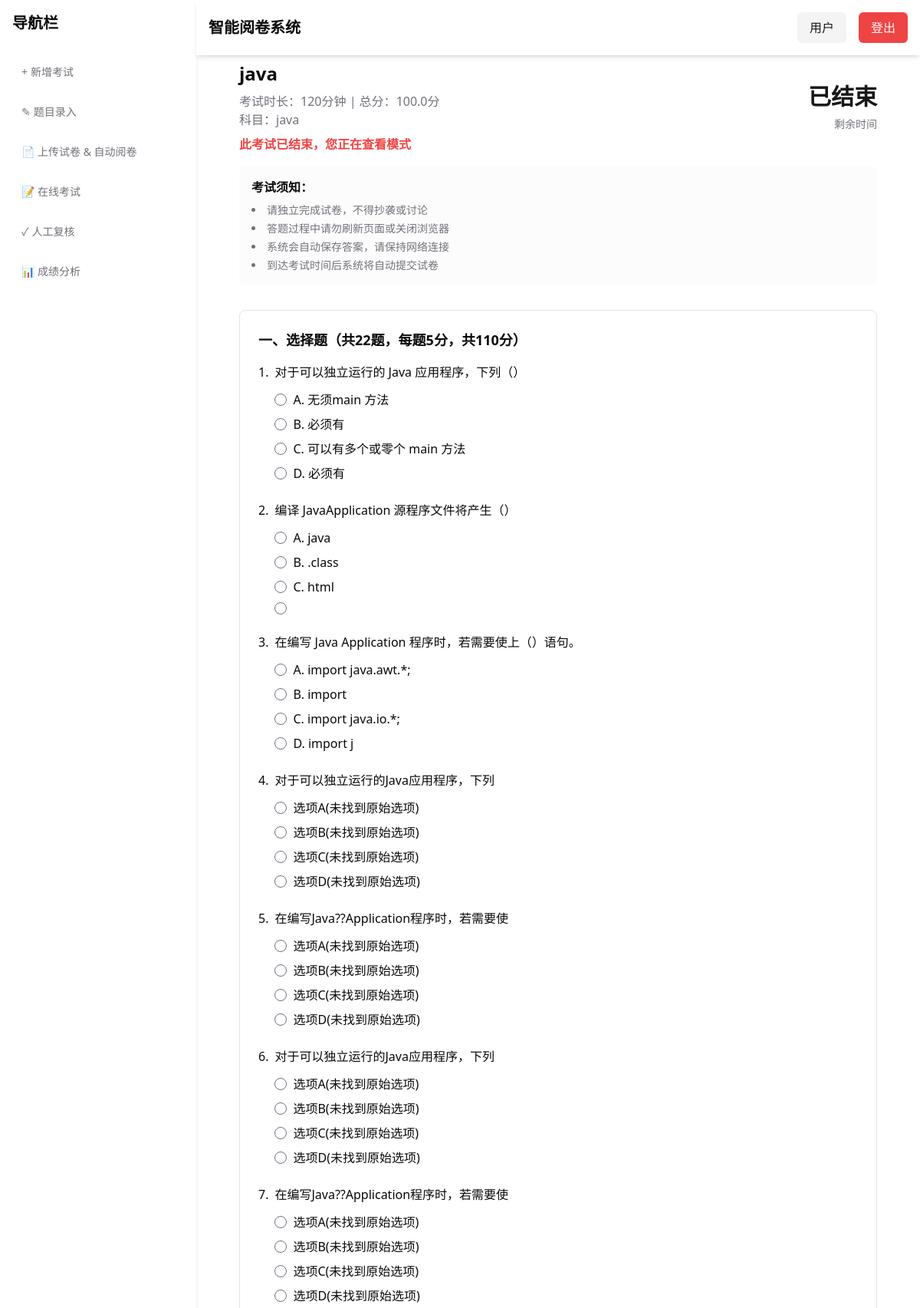
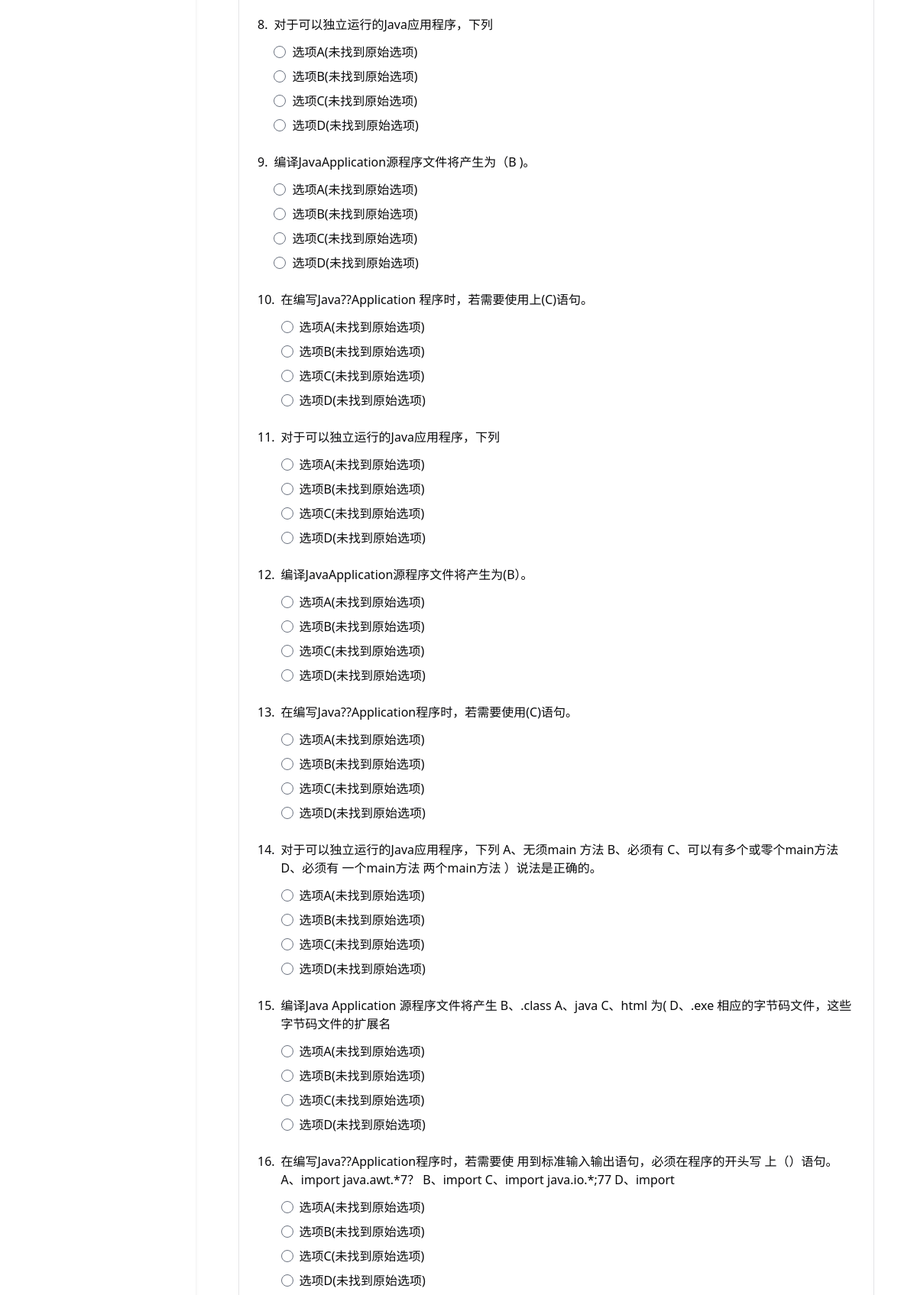
/exam/1 (signed in, upper part), run on the app's committed database (2 pictures, top to bottom).
### tables this page shows
CREATE TABLE exam_sessions (
        id INTEGER PRIMARY KEY AUTOINCREMENT,
        name TEXT NOT NULL,
        subject TEXT NOT NULL,
        start_time TIMESTAMP NOT NULL,
        end_time TIMESTAMP NOT NULL,
        duration INTEGER NOT NULL,
        exam_file_path TEXT NOT NULL,
        exam_score REAL NOT NULL,
        status TEXT NOT NULL CHECK(status IN ('pending', 'ongoing', 'completed', 'graded')),
        created_by INTEGER NOT NULL,
        created_at TIMESTAMP DEFAULT CURRENT_TIMESTAMP,
        FOREIGN KEY (created_by) REFERENCES users(id) ON DELETE CASCADE
    );

CREATE TABLE questions (
        id INTEGER PRIMARY KEY AUTOINCREMENT,
        session_id INTEGER NOT NULL,
        question_type TEXT NOT NULL CHECK(question_type IN ('multiple_choice', 'fill_blank', 'short_answer', 'true_false', 'programming')),
        question_text TEXT NOT NULL,
        score INTEGER NOT NULL,
        question_order INTEGER NOT NULL,
        source_question_id INTEGER,
        source_table TEXT CHECK(source_table IN ('multiple_choice_questions', 'fill_blank_questions', 'short_answer_questions', 'true_false_questions', 'programming_questions')),
        created_at TIMESTAMP DEFAULT CURRENT_TIMESTAMP,
        FOREIGN KEY (session_id) REFERENCES exam_sessions(id) ON DELETE CASCADE
    );

### main.py (the view)
@app.route('/exam/<int:exam_id>')
@login_required
def exam_with_id(exam_id):
    try:
        app.logger.info(f"尝试访问考试ID: {exam_id}")
        exam = get_exam_by_id(exam_id)
        if not exam:
            app.logger.warning(f"找不到考试ID: {exam_id}")
            flash('找不到该考试或数据库连接错误')
            return redirect(url_for('exam_list'))
        app.logger.info(f"考试详情: {exam}")
        now = datetime.now()
        app.logger.info(f"当前时间: {now}, 考试结束时间: {exam['end_time']}")
        if now > exam['end_time']:
            app.logger.info(f"考试 {exam_id} 已结束，但允许用户查看")
            exam['is_ended'] = True
            exam['remaining_seconds'] = 0
        else:
            exam['is_ended'] = False
            remaining_seconds = (exam['end_time'] - now).total_seconds()
            exam['remaining_seconds'] = int(remaining_seconds)
        app.logger.info(f"剩余秒数: {exam['remaining_seconds']}")
        app.logger.info(f"考试开始时间: {exam['start_time']}")
        if now < exam['start_time']:
            app.logger.info(f"考试 {exam_id} 尚未开始")
            flash('该考试还未开始')
            return redirect(url_for('exam_list'))
        questions = get_exam_questions(exam_id)
        app.logger.info(f"题目获取结果: {questions}")
        if not questions:
            app.logger.warning(f"考试 {exam_id} 没有题目")
            flash('没有找到考试题目')
            return redirect(url_for('exam_list'))
        has_questions = (
            len(questions['multiple_choice']) > 0 or
            len(questions['fill_blank']) > 0 or
            len(questions['short_answer']) > 0 or
            len(questions['true_false']) > 0 or
            len(questions['programming']) > 0
        )
        if not has_questions:
            app.logger.warning(f"考试 {exam_id} 所有题型都没有题目")
            flash('该考试没有可用的题目，请联系管理员')
            return redirect(url_for('exam_list'))
        user_id = get_current_user_id()
        app.logger.info(f"用户 {user_id} 尝试参加考试 {exam_id}")
        if not user_id:
            app.logger.warning(f"无法获取当前用户ID")
            flash('用户信息不完整，请重新登录')
            return redirect(url_for('index_login'))
        has_taken = False
        try:
            has_taken = has_taken_exam(user_id, exam_id)
            app.logger.info(f"用户是否已参加过考试: {has_taken}")
        except Exception as e:
            app.logger.error(f"检查用户是否参加过考试时出错: {str(e)}", exc_info=True)
            has_taken = False
        app.logger.info(f"用户 {user_id} 成功进入考试 {exam_id}")
        app.logger.info(f"选择题数量: {len(questions['multiple_choice'])}")
        app.logger.info(f"填空题数量: {len(questions['fill_blank'])}")
        app.logger.info(f"简答题数量: {len(questions['short_answer'])}")
        app.logger.info(f"判断题数量: {len(questions['true_false'])}")
        app.logger.info(f"编程题数量: {len(questions['programming'])}")
        try:
            return render_template('exam.html', exam=exam, questions=questions)
        except Exception as template_error:
            app.logger.error(f"模板渲染错误: {str(template_error)}", exc_info=True)
            flash('渲染考试页面时出错，请联系管理员')
            return redirect(url_for('exam_list'))
    except Exception as e:
        app.logger.error(f"进入考试出错: {str(e)}", exc_info=True)
        flash('加载考试时出错，请稍后再试')
        return redirect(url_for('exam_list'))

### main.py (called while the page is built, shortened)
def login_required(f):
    @wraps(f)
    def decorated_function(*args, **kwargs):
        if 'email' not in session:
            return redirect(url_for('index_login'))
        return f(*args, **kwargs)
    return decorated_function

def get_db_connection():
    db_dir = 'database'
    os.makedirs(db_dir, exist_ok=True)
    db_path = os.path.join(os.path.abspath(db_dir), 'It_g.db')
    max_attempts = 3
    attempt = 0
    while attempt < max_attempts:
        try:
            conn = sqlite3.connect(db_path, timeout=20)
            conn.row_factory = sqlite3.Row
            return conn
        except Exception as e:
            print(f"数据库连接错误: {e}")
            return None
    return None

def execute_query(query, params=None):
    conn = get_db_connection()
    if not conn:
        print("数据库连接失败")
        return False, None
    cursor = None
    result = None
    try:
        cursor = conn.cursor()
        cursor.execute(query, params or ())
        if query.strip().upper().startswith(('INSERT', 'UPDATE', 'DELETE')):
            conn.commit()
            result = cursor.lastrowid
        else:
            result = cursor.fetchall()
        return True, result
    finally:
        if cursor:
            cursor.close()
        if conn:
            conn.close()

def get_current_user_id():
    try:
        if 'email' not in session:
            app.logger.warning("会话中没有email信息")
            return None
        email = session['email']
        app.logger.info(f"尝试获取用户 {email} 的ID")
        query = "SELECT id FROM users WHERE email = ?"
        success, result = execute_query(query, (email,))
        if not success:
            app.logger.error(f"查询用户ID失败: {email}")
            return None
        if not result or len(result) == 0:
            app.logger.warning(f"找不到用户: {email}")
            return None
        user_id = result[0]['id']
        app.logger.info(f"找到用户ID: {user_id}")
        return user_id
    except Exception as e:
        app.logger.error(f"获取当前用户ID时出错: {str(e)}", exc_info=True)
        return None

### templates/exam.html (shortened to what this page needs)
{% extends "base.html" %}
{% block content %}
<div class="w-full max-w-4xl px-6">
  <div class="mb-8">
    <div class="flex justify-between items-center mb-4">
      <div>
        <h2 class="text-2xl font-bold">{{ exam.name }}</h2>
        <p class="text-muted-foreground mt-2">考试时长：{{ exam.duration }}分钟 | 总分：{{ exam.total_score }}分</p>
        <p class="text-muted-foreground">科目：{{ exam.subject }}</p>
        {% if exam.is_ended %}
        <p class="text-destructive font-semibold mt-2">此考试已结束，您正在查看模式</p>
        {% endif %}
      </div>
      <div class="text-right">
        <div class="text-3xl font-bold text-primary mb-2" id="countdown">
        </div>
        <p class="text-sm text-muted-foreground">剩余时间</p>
      </div>
    </div>
    <div class="bg-muted/30 rounded-lg p-4 mb-6">
      <h3 class="font-semibold mb-2">考试须知：</h3>
      <ul class="text-sm text-muted-foreground space-y-1 list-disc list-inside">
        <li>请独立完成试卷，不得抄袭或讨论</li>
        <li>答题过程中请勿刷新页面或关闭浏览器</li>
        <li>系统会自动保存答案，请保持网络连接</li>
        <li>到达考试时间后系统将自动提交试卷</li>
      </ul>
    </div>
  </div>
  <form id="exam-form" class="space-y-8">
    {% if questions.multiple_choice|length > 0 %}
    <div class="border border-border rounded-lg p-6">
      <h3 class="text-lg font-semibold mb-4">一、选择题（共{{ questions.multiple_choice|length }}题，每题{{ questions.multiple_choice[0].score }}分，共{{ questions.multiple_choice|length * questions.multiple_choice[0].score }}分）</h3>
      <div class="space-y-6">
        {% for q in questions.multiple_choice %}
        <div class="space-y-4">
          <div class="flex items-start">
            <span class="font-medium mr-2">{{ loop.index }}.</span>
            <div class="flex-grow">
              <p class="font-medium mb-3">{{ q.question }}</p>
              <div class="space-y-2">
                {% for option in q.options %}
                <label class="flex items-center space-x-2 cursor-pointer">
                  <input type="radio" name="mc_{{ q.id }}" value="{{ ['A', 'B', 'C', 'D', 'E', 'F', 'G', 'H'][loop.index0] }}" class="w-4 h-4" {% if exam.is_ended %}disabled{% endif %}>
                  <span>{{ option[3:] if option.startswith(('A. ', 'B. ', 'C. ', 'D. ')) else option }}</span>
                </label>
                {% endfor %}
              </div>
            </div>
          </div>
        </div>
        {% endfor %}
      </div>
    </div>
    {% endif %}
  </form>
</div>
{% endblock %}

### data on the page
exam_sessions: name "java", duration "120", total_score "100.0", subject "java"
questions: score "5", question "对于可以独立运行的 Java 应用程序，下列（）", option "A. 无须main 方法" "B. 必须有" "C. 可以有多个或零个 main 方法" "D. 必须有"
questions: question "编译 JavaApplication 源程序文件将产生（）", option "A. java" "B. .class" "C. html"
questions: question "在编写 Java Application 程序时，若需要使上（）语句。", option "A. import java.awt.*;" "B. import" "C. import java.io.*;" "D. import j"
questions: question "对于可以独立运行的Java应用程序，下列", option "选项A(未找到原始选项)" "选项B(未找到原始选项)" "选项C(未找到原始选项)" "选项D(未找到原始选项)"
questions: question "在编写Java??Application程序时，若需要使", option "选项A(未找到原始选项)" "选项B(未找到原始选项)" "选项C(未找到原始选项)" "选项D(未找到原始选项)"
questions: question "对于可以独立运行的Java应用程序，下列", option "选项A(未找到原始选项)" "选项B(未找到原始选项)" "选项C(未找到原始选项)" "选项D(未找到原始选项)"
questions: question "在编写Java??Application程序时，若需要使", option "选项A(未找到原始选项)" "选项B(未找到原始选项)" "选项C(未找到原始选项)" "选项D(未找到原始选项)"
questions: question "对于可以独立运行的Java应用程序，下列", option "选项A(未找到原始选项)" "选项B(未找到原始选项)" "选项C(未找到原始选项)" "选项D(未找到原始选项)"
questions: question "编译JavaApplication源程序文件将产生为（B )。", option "选项A(未找到原始选项)" "选项B(未找到原始选项)" "选项C(未找到原始选项)" "选项D(未找到原始选项)"
questions: question "在编写Java??Application 程序时，若需要使用上(C)语句。", option "选项A(未找到原始选项)" "选项B(未找到原始选项)" "选项C(未找到原始选项)" "选项D(未找到原始选项)"
questions: question "对于可以独立运行的Java应用程序，下列", option "选项A(未找到原始选项)" "选项B(未找到原始选项)" "选项C(未找到原始选项)" "选项D(未找到原始选项)"
questions: question "编译JavaApplication源程序文件将产生为(B）。", option "选项A(未找到原始选项)" "选项B(未找到原始选项)" "选项C(未找到原始选项)" "选项D(未找到原始选项)"
questions: question "在编写Java??Application程序时，若需要使用(C)语句。", option "选项A(未找到原始选项)" "选项B(未找到原始选项)" "选项C(未找到原始选项)" "选项D(未找到原始选项)"
questions: question "对于可以独立运行的Java应用程序，下列 A、无须main 方法 B、必须有 C、可以有多个或零个main方法D、必须有 一个main方法 两个main方法 ）说法是正确的。", option "选项A(未找到原始选项)" "选项B(未找到原始选项)" "选项C(未找到原始选项)" "选项D(未找到原始选项)"
questions: question "编译Java Application 源程序文件将产生 B、.class A、java C、html 为( D、.exe 相应的字节码文件，这些字节码文件的扩展名", option "选项A(未找到原始选项)" "选项B(未找到原始选项)" "选项C(未找到原始选项)" "选项D(未找到原始选项)"
questions: question "在编写Java??Application程序时，若需要使 用到标准输入输出语句，必须在程序的开头写 上（）语句。 A、import java.awt.*7？ B、import C、import java.io.*;77 D、import", option "选项A(未找到原始选项)" "选项B(未找到原始选项)" "选项C(未找到原始选项)" "选项D(未找到原始选项)"

### other printed values
{{ questions.multiple_choice|length }} "22"
{{ questions.multiple_choice|length * questions.multiple_choice[0].score }} "110"
